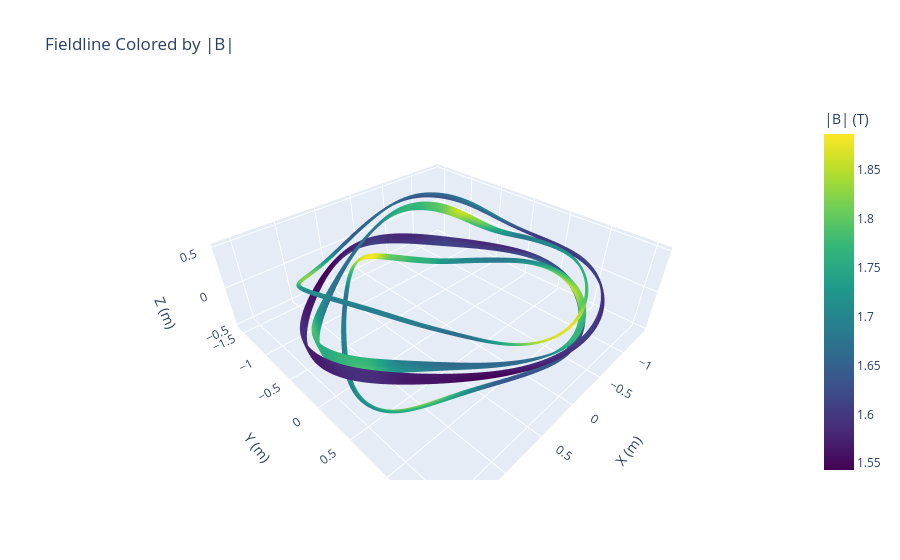

The code cell stored with this chart in its notebook:
### Code cell
plot_fieldline_3d(fieldline_data)

### Figure 1 — Plotly figure (JSON) as saved in the notebook; plotly's stock layout.template omitted (floating-point values rounded to 4 significant figures; data arrays with more than 128 entries replaced by an {"elided": "..."} marker saying what was removed)
{"data": [{"line": {"color": {"elided": "36000 float values"}, "colorbar": {"title": {"text": "|B| (T)"}}, "colorscale": [[0, "#440154"], [0.1111, "#482878"], [0.2222, "#3e4989"], [0.3333, "#31688e"], [0.4444, "#26828e"], [0.5556, "#1f9e89"], [0.6667, "#35b779"], [0.7778, "#6ece58"], [0.8889, "#b5de2b"], [1, "#fde725"]], "width": 4}, "mode": "lines", "type": "scatter3d", "x": {"elided": "36000 float values"}, "y": {"elided": "36000 float values"}, "z": {"elided": "36000 float values"}}], "layout": {"scene": {"aspectmode": "data", "xaxis": {"title": {"text": "X (m)"}}, "yaxis": {"title": {"text": "Y (m)"}}, "zaxis": {"title": {"text": "Z (m)"}}}, "title": {"text": "Fieldline Colored by |B|"}}}
